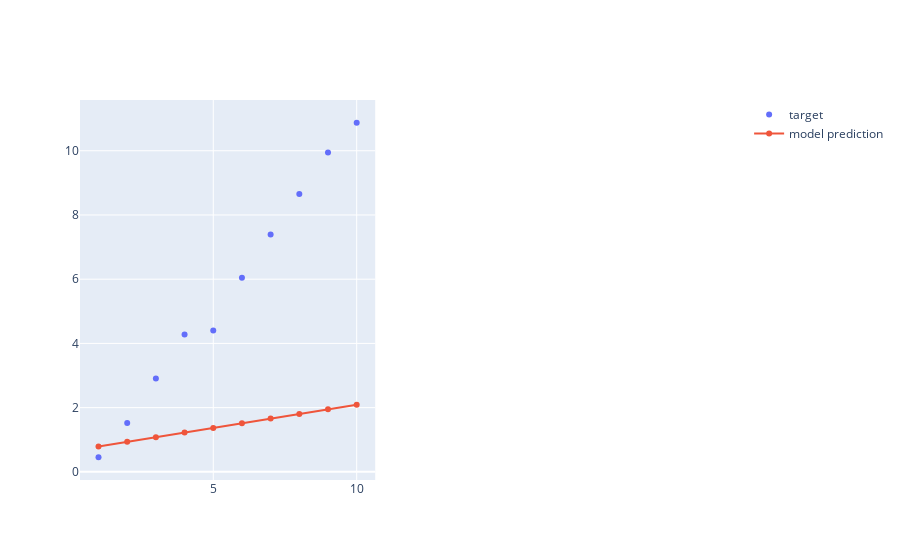

Notebook code for this chart:
### Markdown cell above
<div dir="rtl" lang="he" xml:lang="he">

## אימון המודל
בשביל לבדוק את המודל, נקח את הפונקציה הפשוטה ביותר - 
$f(x)=x$
ונרעיש אותה קצת. נראה האם המודל שלנו יצליח להתקרב מספיק למשוואה הנדרשת

### Code cell
x = torch.arange(1, 11, dtype=torch.float32).unsqueeze_(1)
target = torch.empty(10, 1).uniform_(-1, 1) + x
linear = nn.Linear(1, 1)
plot_model_plotly(linear, x, target)

### Figure 1 — Plotly figure (JSON) as saved in the notebook; plotly's stock layout.template omitted (floating-point values rounded to 4 significant figures)
{"data": [{"mode": "markers", "name": "target", "type": "scatter", "x": [1, 2, 3, 4, 5, 6, 7, 8, 9, 10], "xaxis": "x", "y": [0.4548, 1.523, 2.907, 4.276, 4.402, 6.048, 7.389, 8.65, 9.949, 10.87], "yaxis": "y"}, {"name": "model prediction", "type": "scatter", "x": [1, 2, 3, 4, 5, 6, 7, 8, 9, 10], "xaxis": "x", "y": [0.7929, 0.9371, 1.081, 1.225, 1.369, 1.514, 1.658, 1.802, 1.946, 2.09], "yaxis": "y"}], "layout": {"xaxis": {"anchor": "y", "domain": [0, 0.45]}, "xaxis2": {"anchor": "y2", "domain": [0.55, 1]}, "yaxis": {"anchor": "x", "domain": [0, 1]}, "yaxis2": {"anchor": "x2", "domain": [0, 1]}}}
